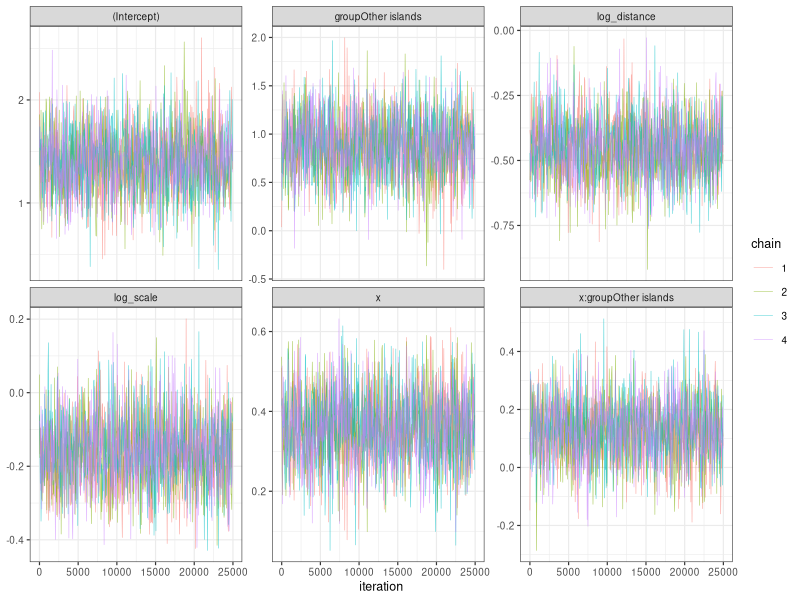
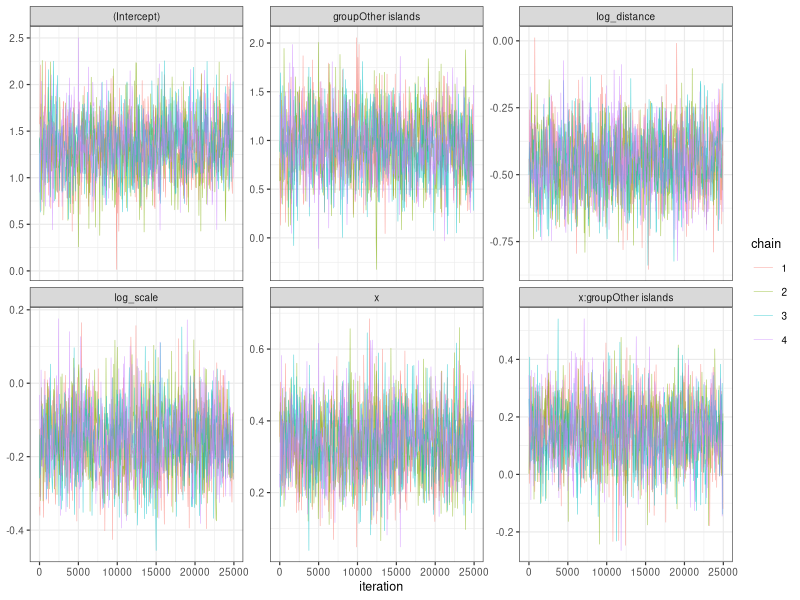

R code for these plots, in order:
# Run from the paleo-islands project root.
library(MASS)
library(posterior)
library(ggplot2)
library(readxl)
dir.create("area-estimation/results/bayesian-isolation-scenarios", recursive = TRUE, showWarnings = FALSE)
dir.create("area-estimation/plots/bayesian-isolation-scenarios", recursive = TRUE, showWarnings = FALSE)
dir.create("area-estimation/logs/bayesian-isolation-scenarios", recursive = TRUE, showWarnings = FALSE)
# All islands: current best forward-prediction model.
d <- as.data.frame(read_excel("data/richness/island-richness-area.xlsx", sheet = "Island isolation"))
stopifnot(nrow(d) == 61)
d$group <- factor(ifelse(d$region == "Caribbean", "Caribbean", "Other islands"), levels = c("Caribbean", "Other islands"))
d$log_distance <- log1p(d$distance_mainland_km) - log1p(1000)
d$x <- log(d$area_km2 / 10000)
write.csv(d, "area-estimation/results/bayesian-isolation-scenarios/calibration-data.csv", row.names = FALSE)
formulas <- list(simple = ~ x * group + log_distance)
results <- list()
diagnostics <- data.frame()
acceptance <- data.frame()
traces <- data.frame()
started <- proc.time()[3]

# Four chains; proposal covariance fixed at posterior-mode curvature.
# Only proposal scale is tuned during warmup, then held fixed.
for (model in names(formulas)) {
  X <- model.matrix(formulas[[model]], d)
  p <- ncol(X)
  for (prior_width in c(1, 2)) {
    id <- paste0(model, "_prior", prior_width)
    prior_mean <- rep(0, p)
    prior_mean[1] <- log(10)
    prior_mean[2] <- .4
    prior_sd <- rep(1.5, p)
    prior_sd[1] <- 2
    prior_sd[grepl("x", colnames(X), fixed = TRUE)] <- .5
    prior_sd <- prior_sd * prior_width
    # log(sigma) or log(NB size) is sampled with the appropriate prior.
    log_target <- function(theta) {
      beta <- theta[seq_len(p)]
      eta <- as.vector(X %*% beta)
      scale <- exp(theta[p+1])
      if (!is.finite(scale) || scale < 1e-10 || scale > 1e10) return(-Inf)
      lp <- sum(dnorm(beta, prior_mean, prior_sd, log = TRUE))
      if (model == "simple") {
        ll <- sum(dnorm(log(d$n_sp), eta, scale, log = TRUE))
        lp <- lp + dnorm(scale, 0, 1.5*prior_width, log = TRUE) + log(scale)
      } else {
        ll <- sum(dnbinom(d$n_sp, mu = exp(eta), size = scale, log = TRUE))
        lp <- lp + dnorm(log(scale), log(2), 1.5*prior_width, log = TRUE)
      }
      if (!is.finite(ll + lp)) return(-Inf)
      ll + lp
    }
    start <- c(prior_mean, 0)
    mode <- optim(start, function(z) -log_target(z), method = "BFGS", hessian = TRUE,
                  control = list(maxit = 2000, reltol = 1e-10))
    stopifnot(mode$convergence == 0, min(eigen(mode$hessian, symmetric = TRUE)$values) > 0)
    L <- t(chol(solve(mode$hessian)))
    chains <- array(NA_real_, c(25000, 4, p+1),
                    dimnames = list(NULL, paste0("chain",1:4), c(colnames(X), "log_scale")))
    for (chain in 1:4) {
      set.seed(261000 + 100*match(model, names(formulas)) + 10*prior_width + chain)
      theta <- as.vector(mode$par + L %*% rnorm(p+1, sd = 2))
      value <- log_target(theta)
      step <- 2.38/sqrt(p+1)
      accepted <- 0
      block <- 0
      for (iteration in 1:30000) {
        proposal <- as.vector(theta + step * L %*% rnorm(p+1))
        candidate <- log_target(proposal)
        if (log(runif(1)) < candidate - value) {
          theta <- proposal; value <- candidate
          block <- block + 1
          if (iteration > 5000) accepted <- accepted + 1
        }
        if (iteration <= 5000 && iteration %% 100 == 0) {
          step <- step * exp(.3*(block/100 - .234))
          block <- 0
        }
        if (iteration > 5000) chains[iteration-5000, chain, ] <- theta
      }
      acceptance <- rbind(acceptance, data.frame(model = id, chain = chain, acceptance = accepted/25000))
    }
    summary <- as.data.frame(summarise_draws(as_draws_array(chains)))
    summary$model <- id
    diagnostics <- rbind(diagnostics, summary)
    draws <- rbind(chains[,1,], chains[,2,], chains[,3,], chains[,4,])
    results[[id]] <- list(draws = draws, chains = chains, formula = formulas[[model]],
      prior_mean = prior_mean, prior_sd = prior_sd, mode = mode$par)
    for (j in seq_len(p+1)) {
      for (chain in 1:4) {
        traces <- rbind(traces, data.frame(model = id, parameter = dimnames(chains)[[3]][j],
          chain = factor(chain), iteration = seq(1,25000,by=50), value = chains[seq(1,25000,by=50),chain,j]))
      }
    }
    cat(id, "max Rhat", max(summary$rhat), "min ESS", min(summary$ess_bulk, summary$ess_tail), "\n")
    saveRDS(results, "area-estimation/results/bayesian-isolation-scenarios/regression-posteriors.rds")
  }
}
write.csv(diagnostics, "area-estimation/results/bayesian-isolation-scenarios/convergence.csv", row.names = FALSE)
write.csv(acceptance, "area-estimation/results/bayesian-isolation-scenarios/acceptance.csv", row.names = FALSE)
for (model in names(results)) {
  z <- traces[traces$model == model, ]
  plot <- ggplot(z, aes(iteration, value, colour = chain)) + geom_line(linewidth = .2, alpha = .65) +
    facet_wrap(~parameter, scales = "free_y", ncol = 3) + theme_bw(base_size = 9) + labs(y = NULL)
  ggsave(paste0("area-estimation/plots/bayesian-isolation-scenarios/traces-", model, ".pdf"), plot, width = 10, height = 7)
}
cat("Elapsed seconds:", proc.time()[3]-started, "\n")
capture.output(sessionInfo(), file = "area-estimation/logs/bayesian-isolation-scenarios/session-info.txt")
stopifnot(all(diagnostics$rhat < 1.01), all(diagnostics$ess_bulk > 400), all(diagnostics$ess_tail > 400))
